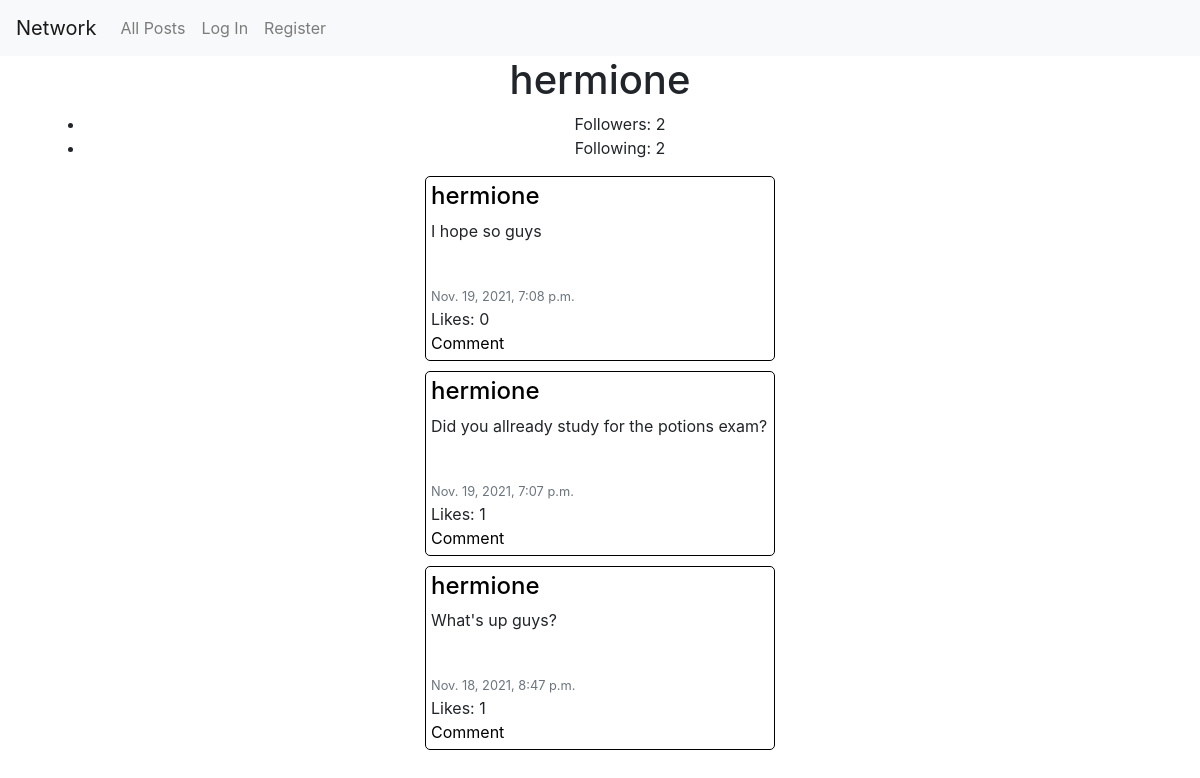
The page /show_profile/3 on the database as committed earlier.
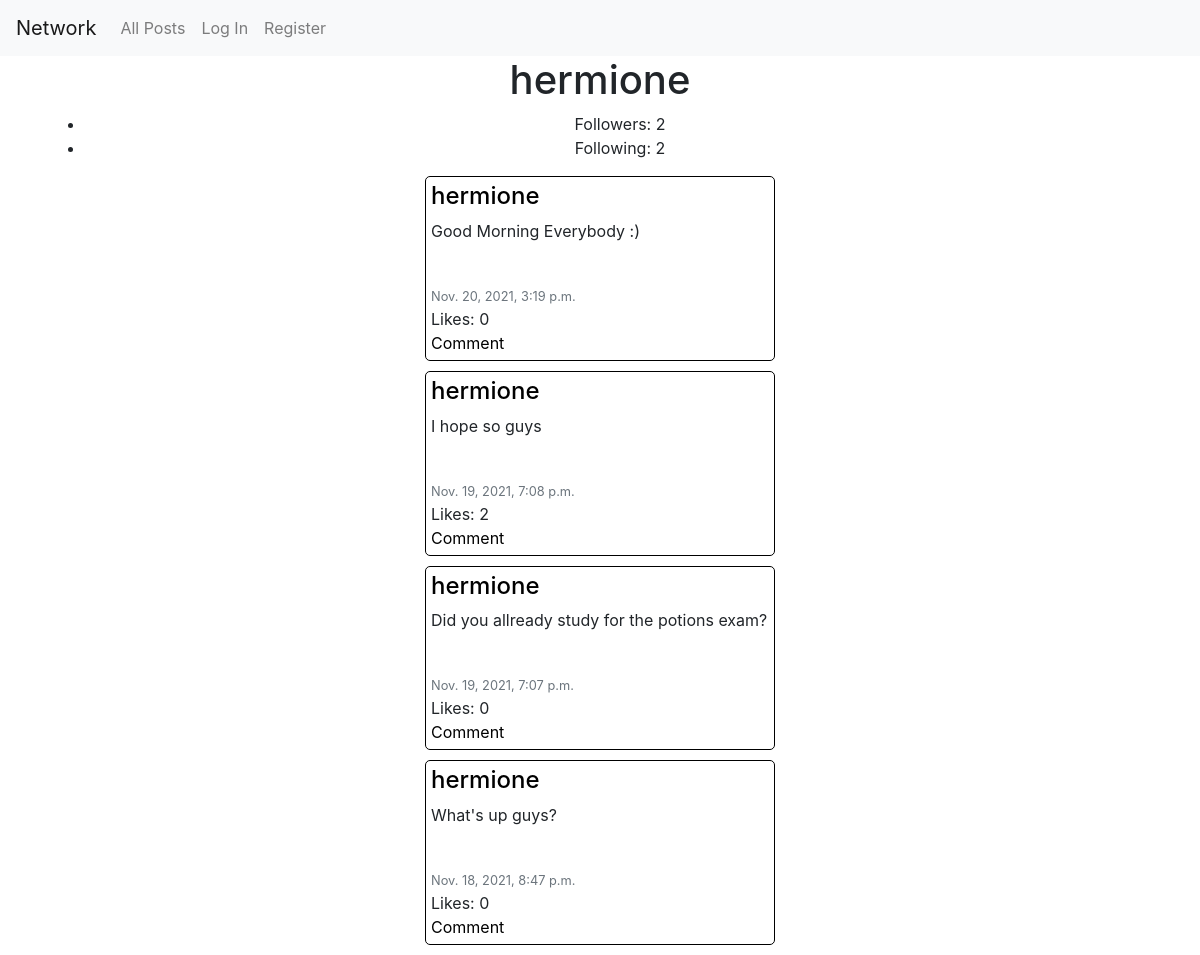
The same page on the database as committed later.
### network/models.py (models this page shows, shortened)
class Post(models.Model):
    creator = models.ForeignKey(User, on_delete=models.CASCADE)
    message = models.CharField(max_length=128)
    timestamp = models.DateTimeField(auto_now_add=True)
    likes = models.IntegerField(default=0)

class User(AbstractUser):
    followers = models.IntegerField(default=0)
    following = models.IntegerField(default=0)

### network/views.py (the view)
# urls.py: path("show_profile/<int:user_id>", views.show_profile, name="show_profile"),
def show_profile(request, user_id):
    profile_user = User.objects.get(pk=user_id)
    posts = Post.objects.filter(creator=profile_user.id).order_by('-timestamp')
    is_followed = False
    try:
        follow = Follow.objects.get(creator=request.user,
                                    target=profile_user)
        is_followed = True
    except:
        is_followed = False
    try:
        likes_given = Like.objects.filter(creator=request.user)
    except:
        likes_given = []
    posts_liked = []
    for like in likes_given:
        post_id = like.post_id
        posts_liked.append(post_id)
    return render(request, 'network/profile.html',{
        'username': profile_user.username,
        'user_id': user_id,
        'posts': posts,
        'followers': Follow.objects.filter(target=profile_user.id).count(),
        'following': Follow.objects.filter(creator=profile_user.id).count(),
        'is_followed': is_followed,
        'posts_liked' : posts_liked
    })

### network/templates/network/profile.html (shortened to what this page needs)
{% extends "network/layout.html" %}
{% load static %}
{% block body %}
    <h1>{{ username }}</h1>
    <ul>
      <li >Followers: <span id="followers">{{followers}}</span></li>
      <li>Following: {{following}}</li>
    </ul>
    <div id="posts">
      {% for post in posts %}
      <div class="post text-left" data-post_id="{{post.id}}">
          <a href="{% url 'show_profile' post.creator.id %}"><h4>{{ post.creator }}</h4></a>
          <p>{{ post.message }}</p>
          <br>
          <small class='text-secondary'>{{ post.timestamp }}</small>
          <br>
            <span class="likes">Likes: {{post.likes }}</span> <br>
          <a href="#">Comment</a>
      </div>
      {% endfor %}
  </div>
    {% endblock %}

Rows that differ between the two databases and show on the page:
added Post: creator "hermione", message "Good Morning Everybody :)", timestamp "Nov. 20, 2021, 3:19 p.m.", likes "0"
changed Post "I hope so guys": likes "0" → "2"
changed Post "Did you allready study for the potions exam?": likes "1" → "0"
changed Post "What's up guys?": likes "1" → "0"
